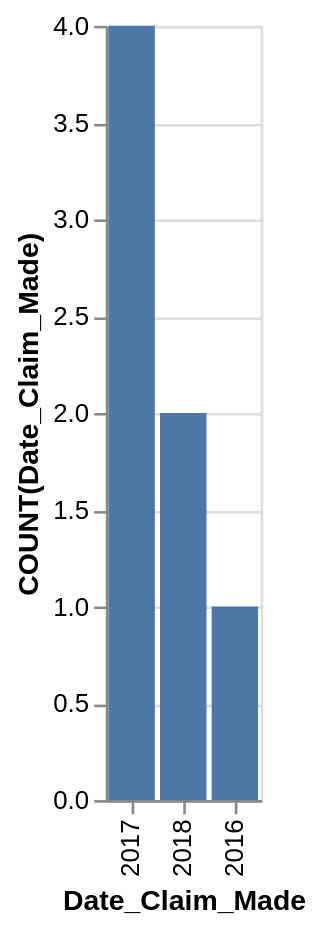

Write a Vega-Lite specification for this figure.
### Vega-Lite specification from a JSON file in a GitHub repository (floating-point values rounded to 4 significant figures)
{"data": {"values": [{"x_data": "2017", "y_data": 4}, {"x_data": "2018", "y_data": 2}, {"x_data": "2016", "y_data": 1}]}, "mark": "bar", "encoding": {"x": {"field": "x_data", "type": "nominal", "title": "Date_Claim_Made", "sort": {"op": "sum", "field": "y_data", "order": "descending"}}, "y": {"field": "y_data", "type": "quantitative", "title": "COUNT(Date_Claim_Made)"}}}
